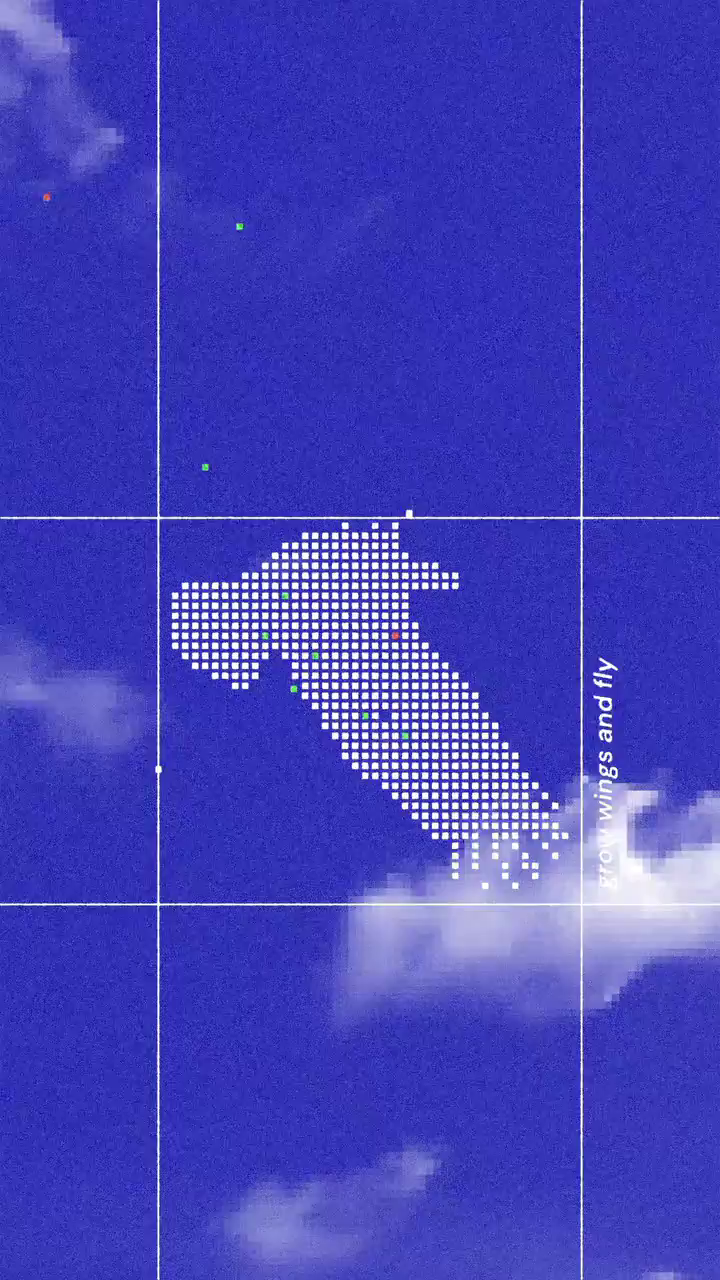
#> input picture dev/reference/full_f0.png, 720 x 1280 px, found by its file name
$ python scratch_measure_dots.py
#> lines starting #> are read from the running program, lines starting #| are printed output that depends on the picture; after the words box and inside, x2 and y2 are one past the last pixel; in counts of white or black regions, pixels touching at a corner belong together
import cv2
import numpy as np

img0 = cv2.imread(r'c:\Apps\personal site project\refrences\full_f0.png')
#> img0 is the input picture: shape (1280, 720, 3); mean B, G, R 185.6, 66.4, 67.5
# Crop a clean patch of dots on the eagle body in frame 0
# Look around y: 550..650, x: 250..400
patch = img0[550:650, 250:400]
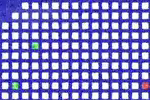
#> patch: shape (100, 150, 3); mean B, G, R 198, 131.8, 133.6
gray = cv2.cvtColor(patch, cv2.COLOR_BGR2GRAY)
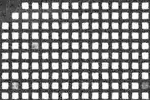
#> gray: shape (100, 150); min 9, max 255, mean 139.8

# Find centroids of bright dots
_, thresh = cv2.threshold(gray, 200, 255, cv2.THRESH_BINARY)
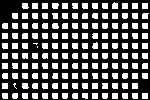
#> thresh: shape (100, 150); 33.7% white; 147 white regions (3 under 20 px), largest, box (x1, y1, x2, y2) and area: (52, 3, 59, 9) 37, (22, 3, 29, 9) 36, (32, 3, 38, 9) 36
num_labels, labels, stats, centroids = cv2.connectedComponentsWithStats(thresh)
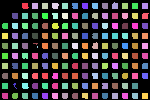
#> labels: shape (100, 150) int32; 148 distinct labels, from 0 to 147; one colour per label, 0 black
#> num_labels = 148; stats = 148 rows, first 6: [0, 0, 150, 100, 9947], [22, 3, 7, 6, 36], [32, 3, 6, 6, 36], [42, 3, 6, 6, 36], [52, 3, 7, 6, 37], [62, 3, 6, 6, 36]; centroids = 148 pairs, first value 4.5 to 144.7, second value 5.38 to 95.5

# Filter for dots of size between 10 and 100 pixels
dots = []
for i in range(1, num_labels):
    area = stats[i, cv2.CC_STAT_AREA]
    w = stats[i, cv2.CC_STAT_WIDTH]
    h = stats[i, cv2.CC_STAT_HEIGHT]
    if 10 <= area <= 100 and 3 <= w <= 12 and 3 <= h <= 12:
        dots.append(centroids[i])
#> this loop made 147 passes
#> (area, w, h) on passes 1 to 12: (36, 7, 6), (36, 6, 6), (36, 6, 6), (37, 7, 6), (36, 6, 6), (34, 6, 6), (35, 6, 6), (35, 6, 6), (35, 6, 6), (36, 6, 7), (36, 6, 6), (36, 6, 6)
#> after the loop, dots = 144 pairs, first value 4.5 to 144.7, second value 5.38 to 95.5

dots = np.array(dots)
print(f"Found {len(dots)} dots in patch")
#| Found 144 dots in patch

# Compute distances between neighboring dots
diffs_x = []
diffs_y = []
for i in range(len(dots)):
    for j in range(i+1, len(dots)):
        dx = abs(dots[i, 0] - dots[j, 0])
        dy = abs(dots[i, 1] - dots[j, 1])
        if 7 < dx < 13 and dy < 3:
            diffs_x.append(dx)
        if 7 < dy < 13 and dx < 3:
            diffs_y.append(dy)
#> this loop made 144 passes
#> after the loop, diffs_x = 132 values, max 10.28 at index 59, min 9.65 at index 60, mean 10; diffs_y = 126 values, max 10.22 at index 24, min 9.84 at index 122, mean 10

print(f"Mean horizontal pitch: {np.mean(diffs_x):.3f}px (std: {np.std(diffs_x):.3f})")
#| Mean horizontal pitch: 9.997px (std: 0.103)
print(f"Mean vertical pitch: {np.mean(diffs_y):.3f}px (std: {np.std(diffs_y):.3f})")
#| Mean vertical pitch: 9.995px (std: 0.076)

# Measure dot width/height
dot_widths = [stats[i, cv2.CC_STAT_WIDTH] for i in range(1, num_labels) if 10 <= stats[i, cv2.CC_STAT_AREA] <= 100]
#> dot_widths = 144 values, max 7 at index 0, min 6 at index 1, mean 6.03
dot_heights = [stats[i, cv2.CC_STAT_HEIGHT] for i in range(1, num_labels) if 10 <= stats[i, cv2.CC_STAT_AREA] <= 100]
#> dot_heights = 144 values, max 7 at index 9, min 6 at index 0, mean 6.01
print(f"Mean dot width: {np.mean(dot_widths):.2f}px, height: {np.mean(dot_heights):.2f}px")
#| Mean dot width: 6.03px, height: 6.01px

$ run again, with dev/reference/full_f120.png copied over dev/reference/full_f0.png
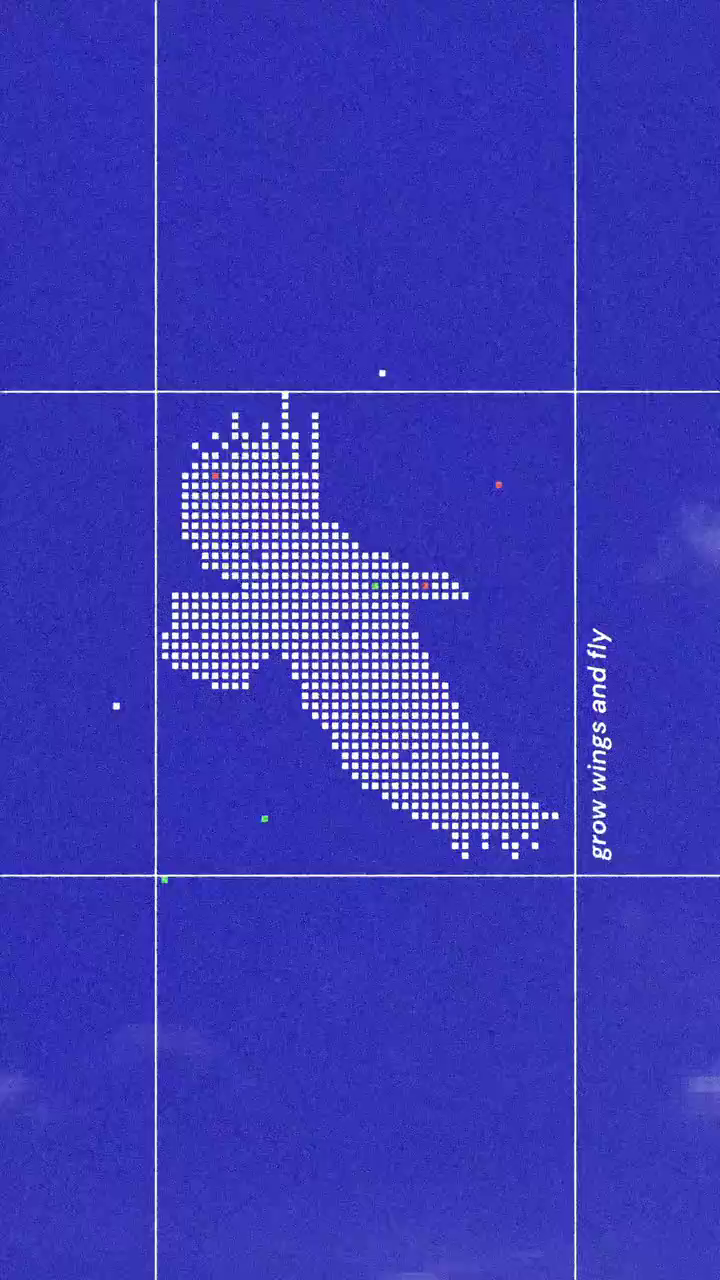
#> input picture dev/reference/full_f120.png, 720 x 1280 px, found by its file name
#> img0 is the input picture: shape (1280, 720, 3); mean B, G, R 182.7, 58.4, 60
#> `_, thresh = cv2.threshold(gray, 200, 255, cv2.THRESH_BINARY)`:
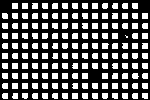
#> thresh: shape (100, 150); 33.9% white; 147 white regions (1 under 20 px), largest, box (x1, y1, x2, y2) and area: (102, 43, 109, 49) 37, (12, 3, 18, 9) 36, (22, 3, 28, 9) 36
#> `num_labels, labels, stats, centroids = cv2.connectedComponentsWithStat..`:
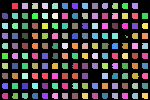
#> labels: shape (100, 150) int32; 148 distinct labels, from 0 to 147; one colour per label, 0 black
#> num_labels = 148; stats = 148 rows, first 6: [0, 0, 150, 100, 9909], [12, 3, 6, 6, 36], [22, 3, 6, 6, 36], [32, 3, 6, 6, 35], [42, 3, 6, 6, 35], [52, 3, 6, 6, 35]; centroids = 148 pairs, first value 4.5 to 144.6, second value 5.42 to 95.56
#> the loop `for i in range(1, num_labels):` made 147 passes
#> (area, w, h) on passes 1 to 8: (36, 6, 6), (36, 6, 6), (35, 6, 6), (35, 6, 6), (35, 6, 6), (35, 6, 6), (35, 6, 6), (35, 6, 6)
#> after the loop `for i in range(1, num_labels):`: dots = 146 pairs, first value 4.5 to 144.6, second value 5.42 to 95.56
#| Found 146 dots in patch
#> the loop `for i in range(len(dots)):` made 146 passes
#> after the loop `for i in range(len(dots)):`: diffs_x = 134 values, max 10.4 at index 70, min 9.67 at index 71, mean 10; diffs_y = 129 values, max 10.22 at index 33, min 9.77 at index 116, mean 9.99
#| Mean horizontal pitch: 9.999px (std: 0.115)
#| Mean vertical pitch: 9.994px (std: 0.076)
#> dot_widths = 146 values, max 7 at index 67, min 6 at index 0, mean 6.01
#> dot_heights = 146 values from 6 to 6
#| Mean dot width: 6.01px, height: 6.00px

$ run again, with dev/reference/full_f60.png copied over dev/reference/full_f0.png
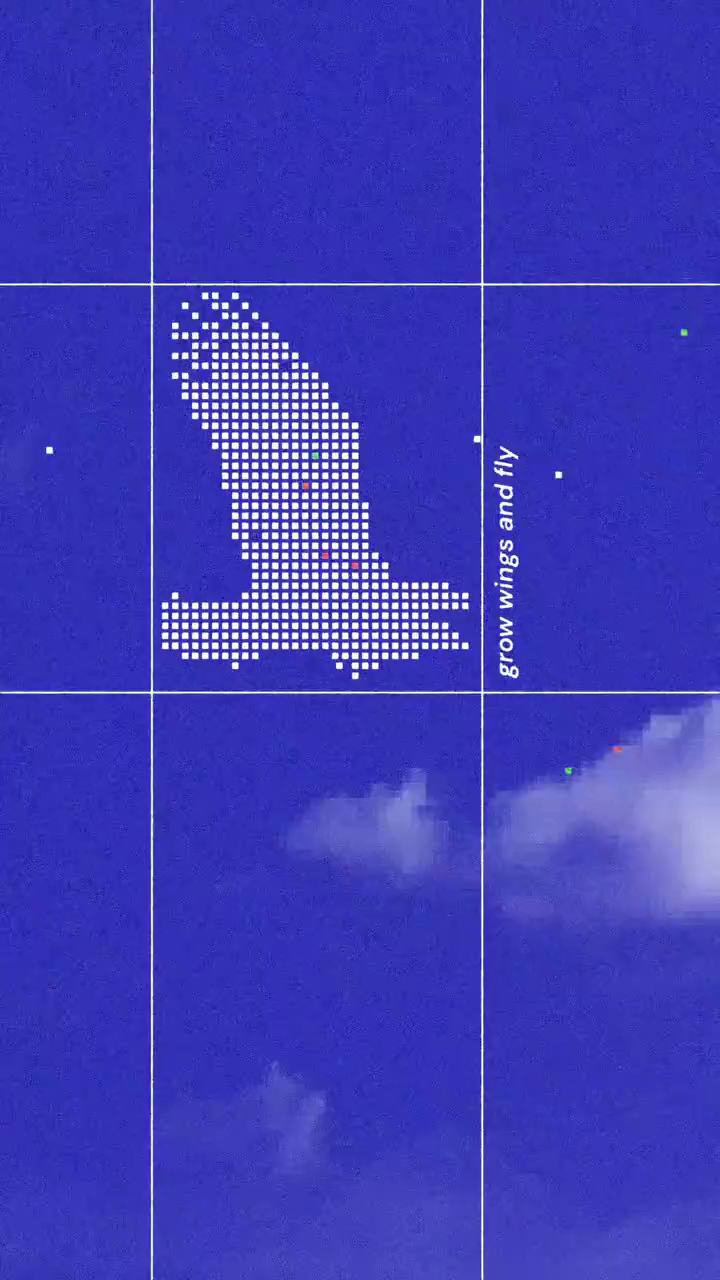
#> input picture dev/reference/full_f60.png, 720 x 1280 px, found by its file name
#> img0 is the input picture: shape (1280, 720, 3); mean B, G, R 184.4, 60.2, 62.3
#> `_, thresh = cv2.threshold(gray, 200, 255, cv2.THRESH_BINARY)`:
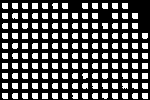
#> thresh: shape (100, 150); 33.3% white; 144 white regions, largest, box (x1, y1, x2, y2) and area: (32, 3, 38, 9) 36, (62, 13, 68, 19) 36, (122, 23, 128, 29) 36
#> `num_labels, labels, stats, centroids = cv2.connectedComponentsWithStat..`:
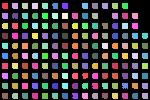
#> labels: shape (100, 150) int32; 145 distinct labels, from 0 to 144; one colour per label, 0 black
#> num_labels = 145; stats = 145 rows, first 6: [0, 0, 150, 100, 10006], [2, 3, 6, 6, 35], [12, 3, 6, 6, 35], [22, 3, 6, 6, 35], [32, 3, 6, 6, 36], [42, 3, 6, 6, 35]; centroids = 145 pairs, first value 4.5 to 144.6, second value 5.43 to 95.5
#> the loop `for i in range(1, num_labels):` made 144 passes
#> area on passes 1 to 8: 35, 35, 35, 36, 35, 32, 35, 35
#> after the loop `for i in range(1, num_labels):`: dots = 144 pairs, first value 4.5 to 144.6, second value 5.43 to 95.5
#| Found 144 dots in patch
#> the loop `for i in range(len(dots)):` made 144 passes
#> after the loop `for i in range(len(dots)):`: diffs_x = 132 values, max 10.24 at index 4, min 9.76 at index 5, mean 10; diffs_y = 128 values, max 10.18 at index 125, min 9.84 at index 91, mean 10
#| Mean horizontal pitch: 9.998px (std: 0.076)
#| Mean vertical pitch: 10.001px (std: 0.057)
#> dot_widths = 144 values from 6 to 6
#| Mean dot width: 6.00px, height: 6.00px
